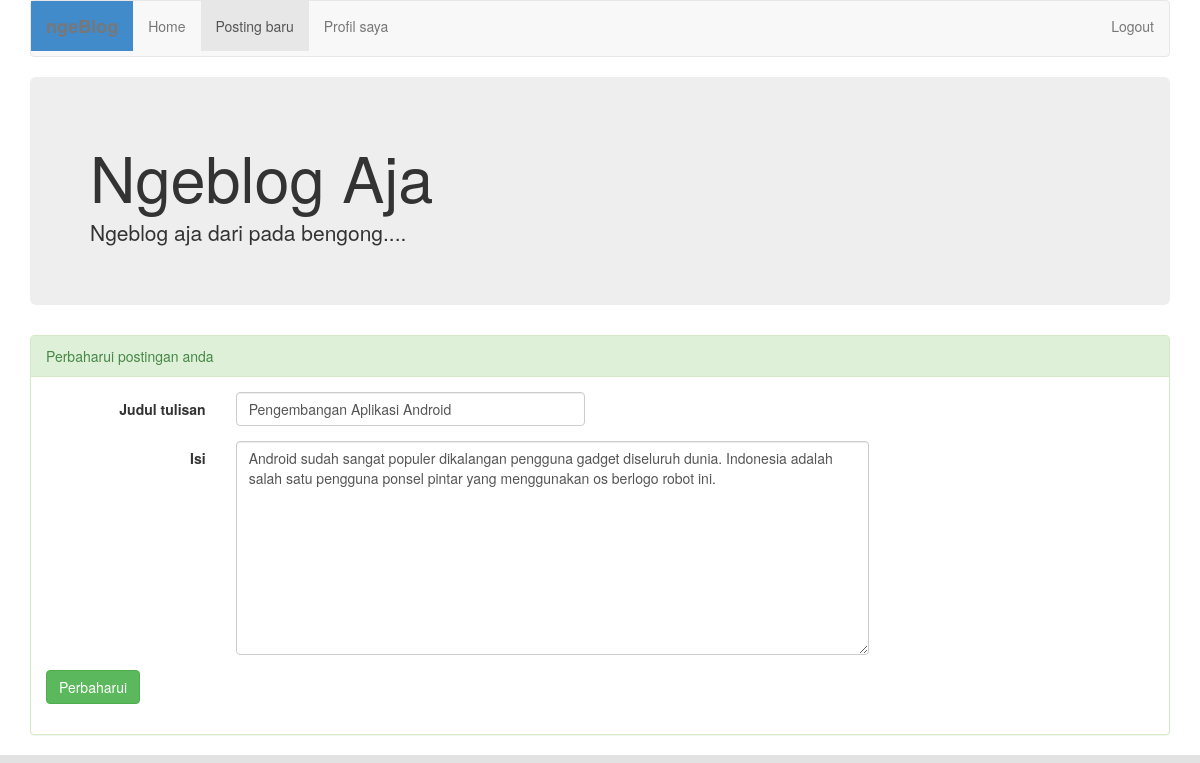
Screenshot of /page/ubah_post_by_author.php?id_post=2 (signed in) with the database file from the repository.
### tables this page shows
CREATE TABLE IF NOT EXISTS `posting` (
  `id` int(11) NOT NULL AUTO_INCREMENT,
  `id_author` int(11) NOT NULL,
  `tanggal` datetime NOT NULL,
  `judul_post` varchar(100) NOT NULL,
  `isi` text NOT NULL,
  PRIMARY KEY (`id`)
);

### page/model/kelas_post.php (called while the page is built, shortened)
<?php
class Post {
    private $judul_post;
    private $isi;
    public function getJudul_post() {
        return $this->judul_post;
    }
    public function getIsi() {
        return $this->isi;
    }
    public function setJudul_post($judul_post) {
        $this->judul_post = $judul_post;
    }
    public function setIsi($isi) {
        $this->isi = $isi;
    }
}
class Post_dao_impl implements Post_dao{
    public function find_one($id) {
        $p = new Post();
        $query = "SELECT * FROM posting WHERE id = '$id'";
        $sql = mysql_query($query);
        if($sql){
            $res = mysql_fetch_array($sql);
            $p->setId($res['id']);
            $p->setId_author($res['id_author']);
            $p->setTanggal($res['tanggal']);
            $p->setJudul_post($res['judul_post']);
            $p->setIsi($res['isi']);
        }
        return $p;
    }
}

### page/ubah_post_by_author.php (the view, shortened to what this page needs)
<?php
include "model/kelas_post.php";
if (!isset($_SESSION['username_author']) && !isset($_SESSION['password_author']) && !isset($_SESSION['id_author'])) {
    Validasi::pesan_validasi_harus_login();
} else {
    if (isset($_GET['id_post'])) {
        $id_post = filter_input(INPUT_GET, 'id_post');
        $pd = new Post_dao_impl();
        $p = $pd->find_one($id_post);
        $judul = $p->getJudul_post();
        $isi = $p->getIsi();
    }
}
?>
<!DOCTYPE html>
<html>
    <head>
        <link href="../styles/bootstrap.css" rel="stylesheet"/>
        <link href="../styles/bootstrap.min.css" rel="stylesheet"/>
        <link href="../styles/kendo.common.min.css" rel="stylesheet"/>
        <link href="../styles/kendo.default.min.css" rel="stylesheet"/>
        <link href="../styles/examples-offline.css" rel="stylesheet"/>
        <link type="text/css" href="../js/themes/base/jquery.ui.all.css" rel="stylesheet"/>
    </head>
    <body>
        <div class="container">
            <div class="navbar navbar-default" role="navigation">
                <div class="navbar-header">
                    <label class="navbar-brand label-primary">ngeBlog</label>
                </div>
                <div class="navbar-collapse collapse">
                    <ul class="nav navbar-nav">
                        <li><a href="home_author.php">Home</a></li>
                        <li class="active"><a href="posting_baru.php">Posting baru</a></li>
                        <li><a href="my_profil.php">Profil saya</a></li>
                    </ul>
                    <ul class="nav navbar-nav navbar-right">
                        <li><a href="logout_author.php" onclick="return confirm('Anda yakin ?');">Logout</a></li>
                    </ul>
                </div>
            </div>
            <div class="jumbotron">
                <h1>Ngeblog Aja</h1>
                <p>Ngeblog aja dari pada bengong....</p>
            </div>
            <div class="panel panel-success">
                <div class="panel-heading">Perbaharui postingan anda</div>
                <div class="panel-body">
                    <form action="ubah_post_finish.php" method="post" class="form-horizontal">
                        <div class="form-group">
                            <label class="col-sm-2 control-label">Judul tulisan</label>
                            <div class="col-sm-4">
                                <input type="text" class="form-control" name="judul" value="<? echo $judul ?>"/>
                            </div>
                        </div>
                        <div class="form-group">
                            <label class="col-sm-2 control-label">Isi</label>
                            <div class="col-sm-7">
                                <textarea class="form-control" name="isi"  rows="10" title="Masukan isi postingan"><? echo $isi ?></textarea>
                            </div>
                        </div>
                        <div class="form-group">
                            <div class="col-sm-4">
                                <input type="submit" value="Perbaharui" name="Ubah" class="btn btn-success"/>
                            </div>
                        </div>
                    </form>
                </div>
            </div>
        </div>
    </body>
</html>

### styles/examples-offline.css (style rules this page uses)
html { overflow-y:scroll; font:75% 'Lucida Sans Unicode','Lucida Grande',arial,helvetica,sans-serif; background:#e2e2e2 url("flowers-left.png") no-repeat fixed 0 400px; }

### rows the page displays
posting: judul "Pengembangan Aplikasi Android", isi "Android sudah sangat populer dikalangan pengguna gadget diseluruh dunia. Indonesia adalah salah satu pengguna ponsel pintar yang menggunakan os berlogo robot ini."
